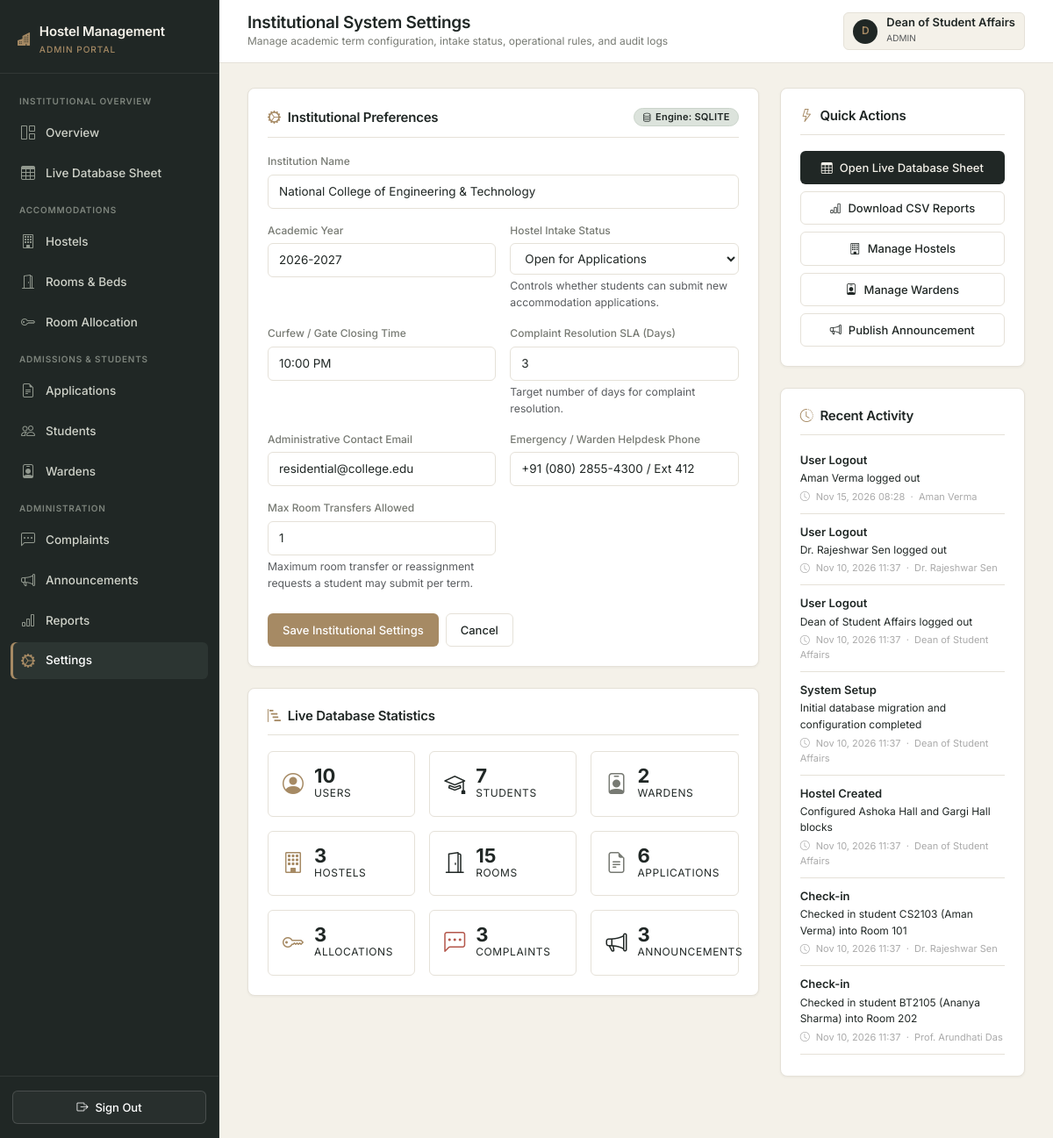
Before: /admin/settings (signed in) with the older database file.
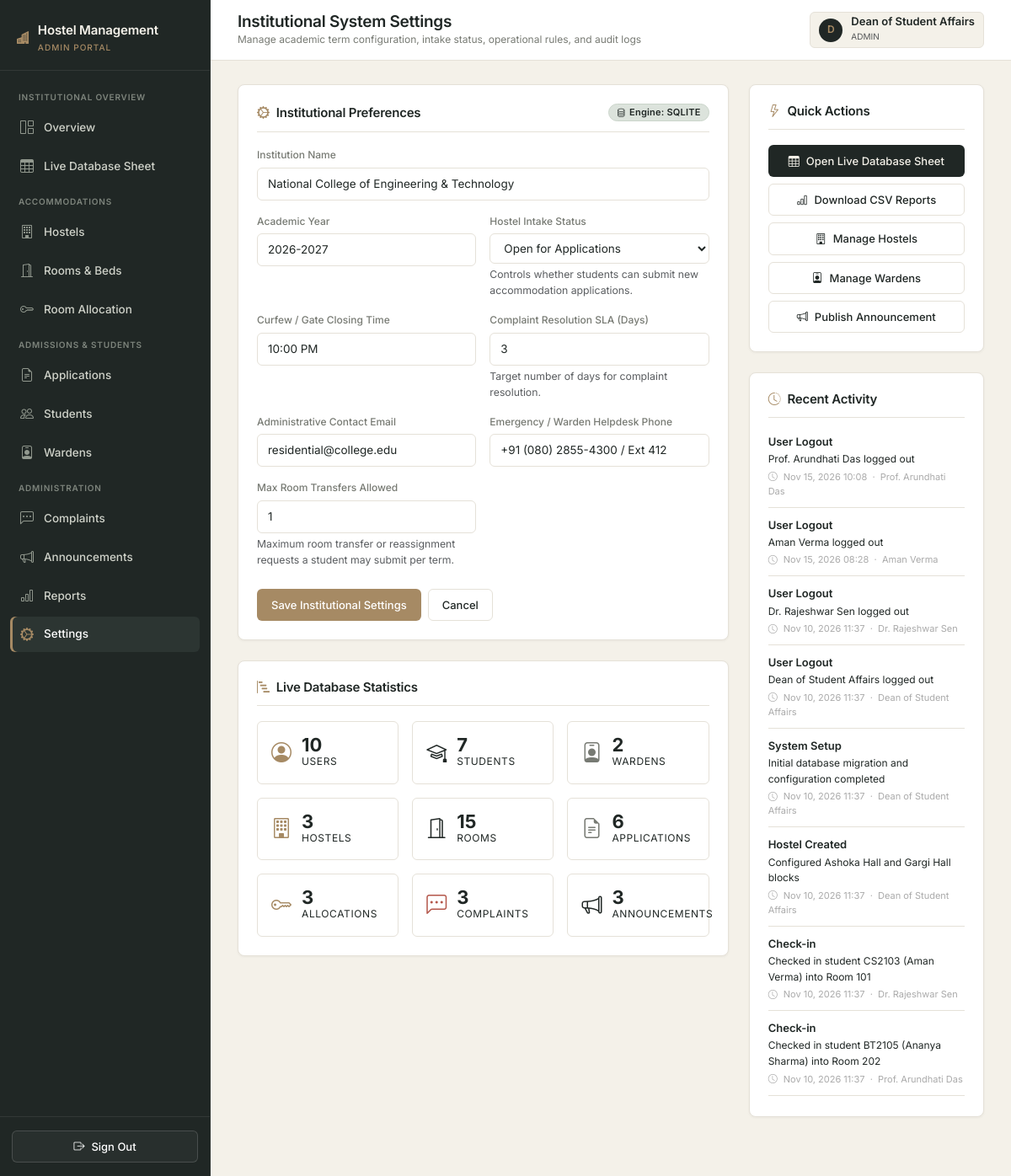
After: the same page with the newer database file.
### hostel_allocation_system/app/models.py (models this page shows, shortened)
class User(UserMixin, db.Model):
    __tablename__ = "users"
    id = db.Column(db.Integer, primary_key=True)
    name = db.Column(db.String(100), nullable=False)
    email = db.Column(db.String(120), unique=True, nullable=False, index=True)
    password_hash = db.Column(db.String(255), nullable=False)
    role = db.Column(db.Enum("student", "warden", "admin", name="user_roles"), nullable=False)
    created_at = db.Column(db.DateTime, default=datetime.utcnow, nullable=False)
    student = db.relationship("Student", backref="user", uselist=False, cascade="all, delete-orphan")
    warden = db.relationship("Warden", backref="user", uselist=False, cascade="all, delete-orphan")

class ActivityLog(db.Model):
    __tablename__ = "activity_logs"
    id = db.Column(db.Integer, primary_key=True)
    user_id = db.Column(db.Integer, db.ForeignKey("users.id", ondelete="SET NULL"), nullable=True)
    action = db.Column(db.String(100), nullable=False)
    details = db.Column(db.String(255))
    created_at = db.Column(db.DateTime, default=datetime.utcnow, nullable=False)
    user = db.relationship("User")

### hostel_allocation_system/app/admin/routes.py (the view, shortened to what this page needs)
@bp.route("/settings", methods=["GET", "POST"])
@login_required
@role_required("admin")
def settings():
    form = SettingsForm()
    default_settings = {
        "institution_name": "National College of Engineering & Technology",
        "academic_year": "2026-2027",
        "intake_status": "Open",
        "curfew_hours": "10:00 PM",
        "contact_email": "residential@college.edu",
        "emergency_phone": "+91 (080) 2855-4300 / Ext 412",
        "complaint_sla_days": "3",
        "max_room_transfers": "1",
    }
    if request.method == "GET":
        form.institution_name.data = SystemSetting.get_val("institution_name", default_settings["institution_name"])
        form.academic_year.data = SystemSetting.get_val("academic_year", default_settings["academic_year"])
        form.intake_status.data = SystemSetting.get_val("intake_status", default_settings["intake_status"])
        form.curfew_hours.data = SystemSetting.get_val("curfew_hours", default_settings["curfew_hours"])
        form.contact_email.data = SystemSetting.get_val("contact_email", default_settings["contact_email"])
        form.emergency_phone.data = SystemSetting.get_val("emergency_phone", default_settings["emergency_phone"])
        form.complaint_sla_days.data = int(SystemSetting.get_val("complaint_sla_days", default_settings["complaint_sla_days"]))
        form.max_room_transfers.data = int(SystemSetting.get_val("max_room_transfers", default_settings["max_room_transfers"]))
    recent_logs = ActivityLog.query.order_by(ActivityLog.created_at.desc()).limit(12).all()
    stats = {
        "users": User.query.count(),
        "students": Student.query.count(),
        "wardens": Warden.query.count(),
        "hostels": Hostel.query.count(),
        "rooms": Room.query.count(),
        "applications": Application.query.count(),
        "allocations": Allocation.query.count(),
        "complaints": Complaint.query.count(),
        "announcements": Announcement.query.count()
    }
    db_engine = db.engine.name.upper()
    return render_template("admin/settings.html", form=form, recent_logs=recent_logs, stats=stats, db_engine=db_engine)

### hostel_allocation_system/app/forms.py
class SettingsForm(FlaskForm):
    institution_name = StringField("Institution Name", validators=[DataRequired(), Length(max=150)])
    academic_year = StringField("Academic Year", validators=[DataRequired(), Length(max=20)])
    intake_status = SelectField("Hostel Intake Status", choices=[
        ("Open", "Open for Applications"),
        ("Closed", "Intake Closed")
    ], validators=[DataRequired()])
    curfew_hours = StringField("Curfew / Gate Closing Time", validators=[DataRequired(), Length(max=20)])
    contact_email = StringField("Administrative Contact Email", validators=[DataRequired(), Email(), Length(max=120)])
    emergency_phone = StringField("Emergency / Warden Helpdesk Phone", validators=[DataRequired(), Length(max=30)])
    complaint_sla_days = IntegerField("Complaint Resolution SLA (Days)", validators=[DataRequired(), NumberRange(min=1, max=30)])
    max_room_transfers = IntegerField("Max Room Transfers Allowed", validators=[DataRequired(), NumberRange(min=0, max=5)])
    submit = SubmitField("Save Institutional Settings")

### hostel_allocation_system/app/__init__.py (called while the page is built)
@login_manager.user_loader
def load_user(user_id):
    from .models import User
    return db.session.get(User, int(user_id))

### hostel_allocation_system/app/models.py (called while the page is built)
    @classmethod
    def get_val(cls, key, default=""):
        item = cls.query.filter_by(key=key).first()
        return item.value if item else default

### hostel_allocation_system/app/templates/admin/settings.html (shortened to what this page needs)
{% extends "shared/base.html" %}
{% block page_title %}Institutional System Settings{% endblock %}
{% block page_subtitle %}Manage academic term configuration, intake status, operational rules, and audit logs{% endblock %}
{% block content %}
<div class="row g-4">
  <div class="col-lg-8">
    <div class="content-panel">
      <div class="panel-header">
        <h2 class="panel-title"><i class="bi bi-gear-wide-connected text-warning" style="color: var(--accent-bronze) !important;"></i> Institutional Preferences</h2>
        <span class="custom-badge badge-neutral"><i class="bi bi-database me-1"></i> Engine: {{ db_engine }}</span>
      </div>
      <form method="POST" action="{{ url_for('admin.settings') }}" novalidate>
        <div class="row g-3">
          <div class="col-12">
            <label class="form-label-custom">{{ form.institution_name.label.text }}</label>
            {{ form.institution_name(class="form-control-custom", placeholder="e.g. National College of Engineering & Technology") }}
          </div>
          <div class="col-md-6">
            <label class="form-label-custom">{{ form.academic_year.label.text }}</label>
            {{ form.academic_year(class="form-control-custom", placeholder="e.g. 2026-2027") }}
          </div>
          <div class="col-md-6">
            <label class="form-label-custom">{{ form.intake_status.label.text }}</label>
            {{ form.intake_status(class="form-select-custom") }}
            <small class="text-muted d-block mt-1">Controls whether students can submit new accommodation applications.</small>
          </div>
          <div class="col-md-6">
            <label class="form-label-custom">{{ form.curfew_hours.label.text }}</label>
            {{ form.curfew_hours(class="form-control-custom", placeholder="e.g. 10:00 PM") }}
          </div>
          <div class="col-md-6">
            <label class="form-label-custom">{{ form.complaint_sla_days.label.text }}</label>
            {{ form.complaint_sla_days(class="form-control-custom", type="number", min="1", max="30") }}
            <small class="text-muted d-block mt-1">Target number of days for complaint resolution.</small>
          </div>
          <div class="col-md-6">
            <label class="form-label-custom">{{ form.contact_email.label.text }}</label>
            {{ form.contact_email(class="form-control-custom", placeholder="residential@college.edu") }}
          </div>
          <div class="col-md-6">
            <label class="form-label-custom">{{ form.emergency_phone.label.text }}</label>
            {{ form.emergency_phone(class="form-control-custom", placeholder="+91 (080) 2855-4300") }}
          </div>
          <div class="col-md-6">
            <label class="form-label-custom">{{ form.max_room_transfers.label.text }}</label>
            {{ form.max_room_transfers(class="form-control-custom", type="number", min="0", max="5") }}
            <small class="text-muted d-block mt-1">Maximum room transfer or reassignment requests a student may submit per term.</small>
          </div>
        </div>
        <div class="d-flex gap-2 mt-4">
          {{ form.submit(class="btn-custom btn-bronze") }}
          <a href="{{ url_for('admin.overview') }}" class="btn-custom btn-outline-custom">Cancel</a>
        </div>
      </form>
    </div>
    <div class="content-panel mt-4">
      <div class="panel-header">
        <h2 class="panel-title"><i class="bi bi-bar-chart-steps text-warning" style="color: var(--accent-bronze) !important;"></i> Live Database Statistics</h2>
      </div>
      <div class="row g-3">
        {% for label, count, icon, color in stat_items %}
        <div class="col-6 col-md-4">
          <div style="border: 1px solid var(--border-color); border-radius: var(--radius-sm); padding: 16px; display: flex; align-items: center; gap: 12px;">
            <i class="bi {{ icon }}" style="font-size: 24px; color: {{ color }};"></i>
            <div>
              <div style="font-size: 22px; font-weight: 700; color: var(--charcoal); line-height: 1;">{{ count }}</div>
              <div style="font-size: 12px; color: var(--secondary-text); text-transform: uppercase; letter-spacing: 0.05em;">{{ label }}</div>
            </div>
          </div>
        </div>
        {% endfor %}
      </div>
    </div>
  </div>
  <div class="col-lg-4">
    <div class="content-panel mb-4">
      <div class="panel-header">
        <h2 class="panel-title"><i class="bi bi-lightning text-warning" style="color: var(--accent-bronze) !important;"></i> Quick Actions</h2>
      </div>
      <div class="d-flex flex-column gap-2">
        <a href="{{ url_for('admin.sheets') }}" class="btn-custom btn-charcoal justify-content-center">
          <i class="bi bi-table"></i> Open Live Database Sheet
        </a>
        <a href="{{ url_for('admin.reports') }}" class="btn-custom btn-outline-custom justify-content-center">
          <i class="bi bi-bar-chart"></i> Download CSV Reports
        </a>
        <a href="{{ url_for('admin.hostels') }}" class="btn-custom btn-outline-custom justify-content-center">
          <i class="bi bi-building"></i> Manage Hostels
        </a>
        <a href="{{ url_for('admin.wardens') }}" class="btn-custom btn-outline-custom justify-content-center">
          <i class="bi bi-person-badge"></i> Manage Wardens
        </a>
        <a href="{{ url_for('admin.announcements') }}" class="btn-custom btn-outline-custom justify-content-center">
          <i class="bi bi-megaphone"></i> Publish Announcement
        </a>
      </div>
    </div>
    <div class="content-panel">
      <div class="panel-header">
        <h2 class="panel-title"><i class="bi bi-clock-history text-warning" style="color: var(--accent-bronze) !important;"></i> Recent Activity</h2>
      </div>
      {% if recent_logs %}
        <div class="d-flex flex-column gap-2">
          {% for log in recent_logs %}
          <div style="border-bottom: 1px solid var(--border-color); padding-bottom: 10px; margin-bottom: 2px;">
            <div style="font-size: 13px; font-weight: 600; color: var(--charcoal);">{{ log.action }}</div>
            <div style="font-size: 12px; color: var(--secondary-text); margin-top: 2px;">
              {{ log.details|truncate(72) }}
            </div>
            <div style="font-size: 11px; color: #aaa; margin-top: 3px;">
              <i class="bi bi-clock me-1"></i>
              {% if log.created_at %}
                {{ log.created_at.strftime('%b %d, %Y  %H:%M') }}
              {% else %}
                —
              {% endif %}
              {% if log.user %}
                &nbsp;·&nbsp; {{ log.user.name }}
              {% endif %}
            </div>
          </div>
          {% endfor %}
        </div>
      {% else %}
        <div class="text-center py-3" style="color: var(--secondary-text); font-size: 13px;">
          <i class="bi bi-clipboard-check d-block mb-2 fs-4"></i>No activity recorded yet.
        </div>
      {% endif %}
    </div>
  </div>
</div>
{% endblock %}

### hostel_allocation_system/app/templates/shared/base.html (shortened to what this page needs)
<!DOCTYPE html>
<html lang="en">
<head>
  <link rel="stylesheet" href="https://cdn.jsdelivr.net/npm/bootstrap@5.3.3/dist/css/bootstrap.min.css">
  <link rel="stylesheet" href="https://cdn.jsdelivr.net/npm/bootstrap-icons@1.11.3/font/bootstrap-icons.min.css">
  <link rel="stylesheet" href="{{ url_for('static', filename='css/main.css') }}">
</head>
<body>
{% if current_user.is_authenticated %}
  <div class="app-wrapper">
    <aside class="app-sidebar">
      <div class="sidebar-header">
        <div class="sidebar-brand">
          <i class="bi bi-buildings-fill text-warning" style="color: var(--accent-bronze) !important;"></i>
          <div>
            <div>Hostel Management</div>
            <small>{{ current_user.role }} portal</small>
          </div>
        </div>
      </div>
      <nav class="sidebar-nav">
        {% if current_user.role == 'admin' %}
          <div class="nav-section-title">Institutional Overview</div>
          <a href="{{ url_for('admin.overview') }}" class="{{ 'active' if request.endpoint == 'admin.overview' else '' }}">
            <i class="bi bi-grid-1x2"></i> Overview
          </a>
          <a href="{{ url_for('admin.sheets') }}" class="{{ 'active' if request.endpoint == 'admin.sheets' else '' }}">
            <i class="bi bi-table"></i> Live Database Sheet
          </a>
          <div class="nav-section-title">Accommodations</div>
          <a href="{{ url_for('admin.hostels') }}" class="{{ 'active' if request.endpoint == 'admin.hostels' else '' }}">
            <i class="bi bi-building"></i> Hostels
          </a>
          <a href="{{ url_for('admin.rooms') }}" class="{{ 'active' if request.endpoint == 'admin.rooms' else '' }}">
            <i class="bi bi-door-open"></i> Rooms & Beds
          </a>
          <a href="{{ url_for('admin.allocations') }}" class="{{ 'active' if request.endpoint == 'admin.allocations' else '' }}">
            <i class="bi bi-key"></i> Room Allocation
          </a>
          <div class="nav-section-title">Admissions & Students</div>
          <a href="{{ url_for('admin.applications') }}" class="{{ 'active' if request.endpoint == 'admin.applications' else '' }}">
            <i class="bi bi-file-earmark-text"></i> Applications
          </a>
          <a href="{{ url_for('admin.students') }}" class="{{ 'active' if request.endpoint == 'admin.students' else '' }}">
            <i class="bi bi-people"></i> Students
          </a>
          <a href="{{ url_for('admin.wardens') }}" class="{{ 'active' if request.endpoint == 'admin.wardens' else '' }}">
            <i class="bi bi-person-badge"></i> Wardens
          </a>
          <div class="nav-section-title">Administration</div>
          <a href="{{ url_for('admin.complaints') }}" class="{{ 'active' if request.endpoint == 'admin.complaints' else '' }}">
            <i class="bi bi-chat-left-dots"></i> Complaints
          </a>
          <a href="{{ url_for('admin.announcements') }}" class="{{ 'active' if request.endpoint == 'admin.announcements' else '' }}">
            <i class="bi bi-megaphone"></i> Announcements
          </a>
          <a href="{{ url_for('admin.reports') }}" class="{{ 'active' if request.endpoint == 'admin.reports' else '' }}">
            <i class="bi bi-bar-chart"></i> Reports
          </a>
          <a href="{{ url_for('admin.settings') }}" class="{{ 'active' if request.endpoint == 'admin.settings' else '' }}">
            <i class="bi bi-gear-wide-connected"></i> Settings
          </a>
        {% endif %}
      </nav>
      <div class="sidebar-footer">
        <a href="{{ url_for('auth.logout') }}" class="btn-custom btn-outline-custom w-100 justify-content-center text-white" style="border-color: rgba(255,255,255,0.15); background: rgba(255,255,255,0.04);">
          <i class="bi bi-box-arrow-right"></i> Sign Out
        </a>
      </div>
    </aside>
    <div class="app-main">
      <header class="app-topbar">
        <div class="d-flex align-items-center gap-3">
          <div class="topbar-title">
            <h1>{% block page_title %}Dashboard{% endblock %}</h1>
            <div class="breadcrumb-sub">{% block page_subtitle %}{{ college_name }}{% endblock %}</div>
          </div>
        </div>
        <div class="topbar-actions">
          <div class="user-profile-badge">
            <div class="user-avatar">{{ current_user.name[:1] }}</div>
            <div>
              <div class="fw-semibold lh-1">{{ current_user.name }}</div>
              <small class="text-muted text-uppercase" style="font-size: 10px;">{{ current_user.role }}</small>
            </div>
          </div>
        </div>
      </header>
      <div class="app-content">
        {% block content %}{% endblock %}
      </div>
    </div>
  </div>
{% endif %}
</body>
</html>

Changed rows visible on the page:
added ActivityLog: action "User Logout", details "Prof. Arundhati Das logged out", created_at "Nov 15, 2026 10:08", user.name "Prof. Arundhati Das"
